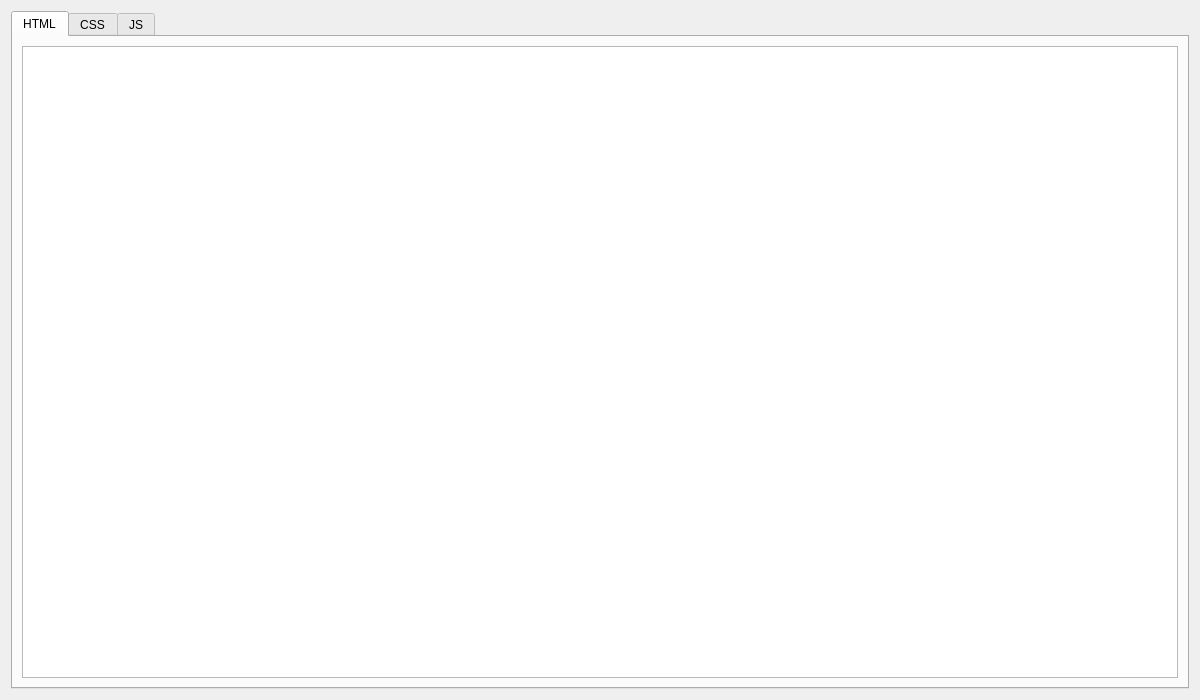
<?xml version="1.0" encoding="UTF-8"?>
<ui version="4.0">
 <class>PageBlocJsWidget</class>
 <widget class="QWidget" name="PageBlocJsWidget">
  <property name="geometry">
   <rect>
    <x>0</x>
    <y>0</y>
    <width>1200</width>
    <height>700</height>
   </rect>
  </property>
  <property name="windowTitle">
   <string>PageBlocJsWidget</string>
  </property>
  <layout class="QVBoxLayout" name="verticalLayout">
   <item>
    <widget class="QTabWidget" name="tabWidget">
     <property name="currentIndex">
      <number>0</number>
     </property>
     <widget class="QWidget" name="tabHtml">
      <attribute name="title">
       <string>HTML</string>
      </attribute>
      <layout class="QVBoxLayout" name="htmlLayout">
       <item>
        <widget class="QPlainTextEdit" name="htmlEdit"/>
       </item>
      </layout>
     </widget>
     <widget class="QWidget" name="tabCss">
      <attribute name="title">
       <string>CSS</string>
      </attribute>
      <layout class="QVBoxLayout" name="cssLayout">
       <item>
        <widget class="QPlainTextEdit" name="cssEdit"/>
       </item>
      </layout>
     </widget>
     <widget class="QWidget" name="tabJs">
      <attribute name="title">
       <string>JS</string>
      </attribute>
      <layout class="QVBoxLayout" name="jsLayout">
       <item>
        <widget class="QPlainTextEdit" name="jsEdit"/>
       </item>
      </layout>
     </widget>
    </widget>
   </item>
  </layout>
 </widget>
 <resources/>
 <connections/>
</ui>
